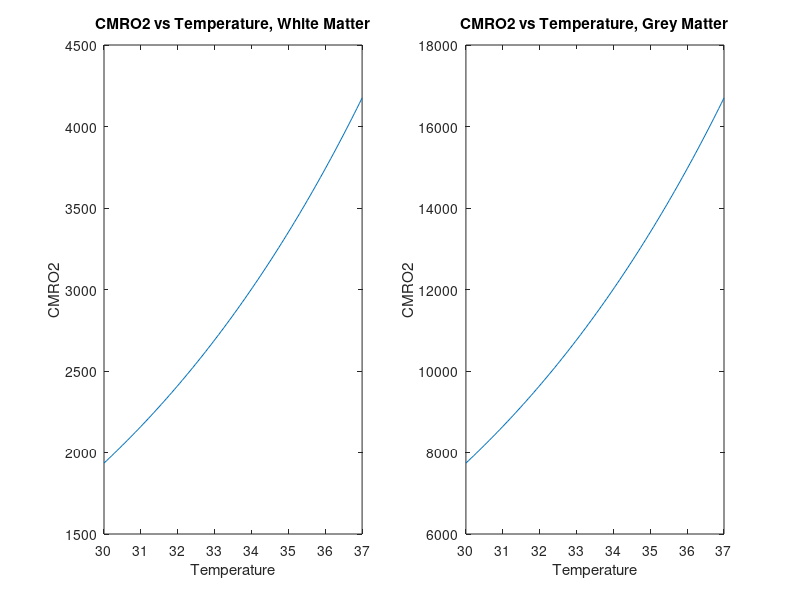

Source code (MATLAB):
function eq_CMRO2 = CMRO2()
%----------------White matter---------------------
q0_White=4175 % q0=4175 ml/min/100g
a2=3
beta=0.1
T2=linspace(30,37) 
eq_CMRO2_White=q0_White*power(a2,(beta*(T2-37)));
figure(1);
subplot(1,2,1)
plot(T2,eq_CMRO2_White);
title('CMRO2 vs Temperature, White Matter');
xlabel('Temperature');
ylabel('CMRO2');
%----------------Grey matter----------------------
q0_Grey=16700 %q0=16700 ml/min/100g

eq_CMRO2_Grey=q0_Grey*power(a2,(beta*(T2-37)));
figure(1);
subplot(1,2,2)
plot(T2,eq_CMRO2_Grey);
title('CMRO2 vs Temperature, Grey Matter');
xlabel('Temperature');
ylabel('CMRO2');

end